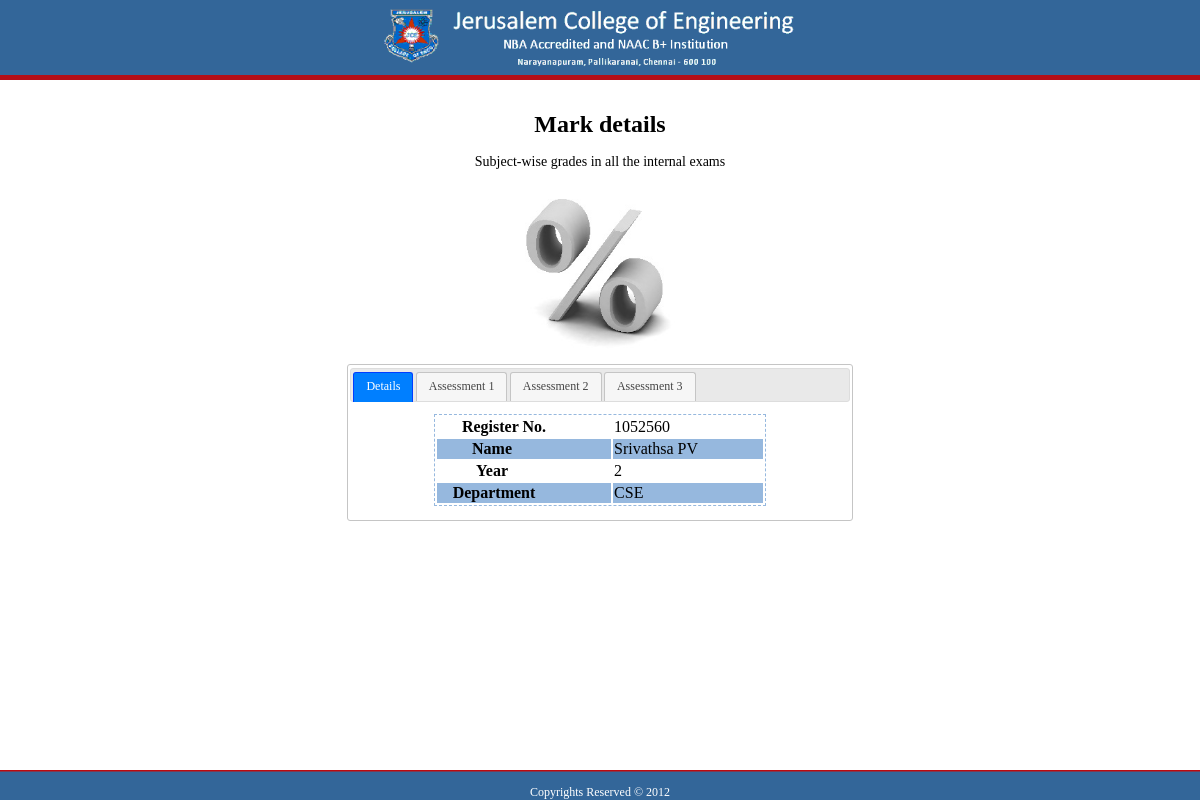
Screenshot of /marks.php?regno=1052560 with the database file from the repository.
### tables this page shows
CREATE TABLE IF NOT EXISTS `students` (
  `regno` int(11) NOT NULL auto_increment,
  `name` varchar(100) NOT NULL,
  `year` tinyint(1) NOT NULL,
  `dept` varchar(3) NOT NULL,
  `password` varchar(100) NOT NULL,
  PRIMARY KEY  (`regno`)
);

### marks.php (the view, shortened to what this page needs)
<html>
	<head>
		<link rel="stylesheet" type="text/css" href="css/style.css">
		<link href="http://ajax.googleapis.com/ajax/libs/jqueryui/1.8/themes/redmond/jquery-ui.css" rel="stylesheet" type="text/css"/>
	</head>
	<body>
		<?php include('header.php'); ?>
		<?php
			$regno = $_GET['regno'];
			$query = "SELECT * FROM students WHERE regno = " . $regno;
			$result = mysql_query($query);
			$row = mysql_fetch_array($result);
			$sname = $row['name'];
			$year = $row['year'];
			$dept = $row['dept'];
		?>
		<center>
			<br><h1>Mark details</h1>
			<p class = "desc">Subject-wise grades in all the internal exams</p>
			<br><img src="images/percentage.jpg" height=150 width=150>
			<div id="marktabs">
				<ul>
					<li><a href="#tabs-1">Details</a></li>
					<li><a href="#tabs-2">Assessment 1</a></li>
					<li><a href="#tabs-3">Assessment 2</a></li>
					<li><a href="#tabs-4">Assessment 3</a></li>
				</ul>
				<div id="tabs-1">
					<table>
						<tr class ="odd"><th>&nbsp;&nbsp;&nbsp;&nbsp;&nbsp;&nbsp;Register No.&nbsp;&nbsp;&nbsp;&nbsp;&nbsp;&nbsp;&nbsp;&nbsp;&nbsp;&nbsp;&nbsp;&nbsp;&nbsp;&nbsp;&nbsp;&nbsp;</th><td><?php echo $regno; ?></td></tr>
						<tr class ="even"><th>Name&nbsp;&nbsp;&nbsp;&nbsp;&nbsp;&nbsp;&nbsp;&nbsp;&nbsp;&nbsp;&nbsp;&nbsp;&nbsp;&nbsp;&nbsp;&nbsp;</th><td><?php echo $sname; ?></td></tr>
						<tr class ="odd"><th>Year&nbsp;&nbsp;&nbsp;&nbsp;&nbsp;&nbsp;&nbsp;&nbsp;&nbsp;&nbsp;&nbsp;&nbsp;&nbsp;&nbsp;&nbsp;&nbsp;</th><td><?php echo $year; ?></td></tr>
						<tr class ="even"><th>Department&nbsp;&nbsp;&nbsp;&nbsp;&nbsp;&nbsp;&nbsp;&nbsp;&nbsp;&nbsp;&nbsp;&nbsp;&nbsp;&nbsp;&nbsp;</th><td><?php echo $dept; ?></td></tr>
					</table>
				</div>
			</div>
		</center>
		<?php include('footer.php'); ?>
	</body>
</html>

### header.php (shortened to what this page needs)
<head>
</head>
<div id = "header">
	<center>
		<a href = "/jce/index.php"><img src = "images/heading.png" height = "75px"></a>
	</center>
</div>

### footer.php
<div id = "footer"><center><br>Copyrights Reserved &copy; 2012</div>

### css/style.css (style rules this page uses)
body { margin-top: 80px; color: black; font-family: calibri; font-size: 12px; }
* { font-family: calibri; }
#marktabs { width: 500px; height: auto; }
.odd { background-color: white; }
.even { background-color: rgb(150,184,222); }
table { border-style: dashed; border-color: rgb(150,184,222); border-width: 1px; }
.desc { font-size: 14px; }
#header { background-image: url('../images/headerbg.png'); position:absolute; top:0; left:0; width:100%; height: 80px; font-family: calibri; color: white; }
#footer { background-image: url('../images/footerbg.png'); position:absolute; bottom: 0; left:0; width:100%; height: 30px; font-family: calibri; color: white; font-size: 12px; }
@media screen { body>div#header { position:fixed; } }
@media screen { body>div#footer { position:fixed; } }

### rows the page displays
students: name "Srivathsa PV", year "2", dept "CSE"

### other values shown
$regno "1052560"
